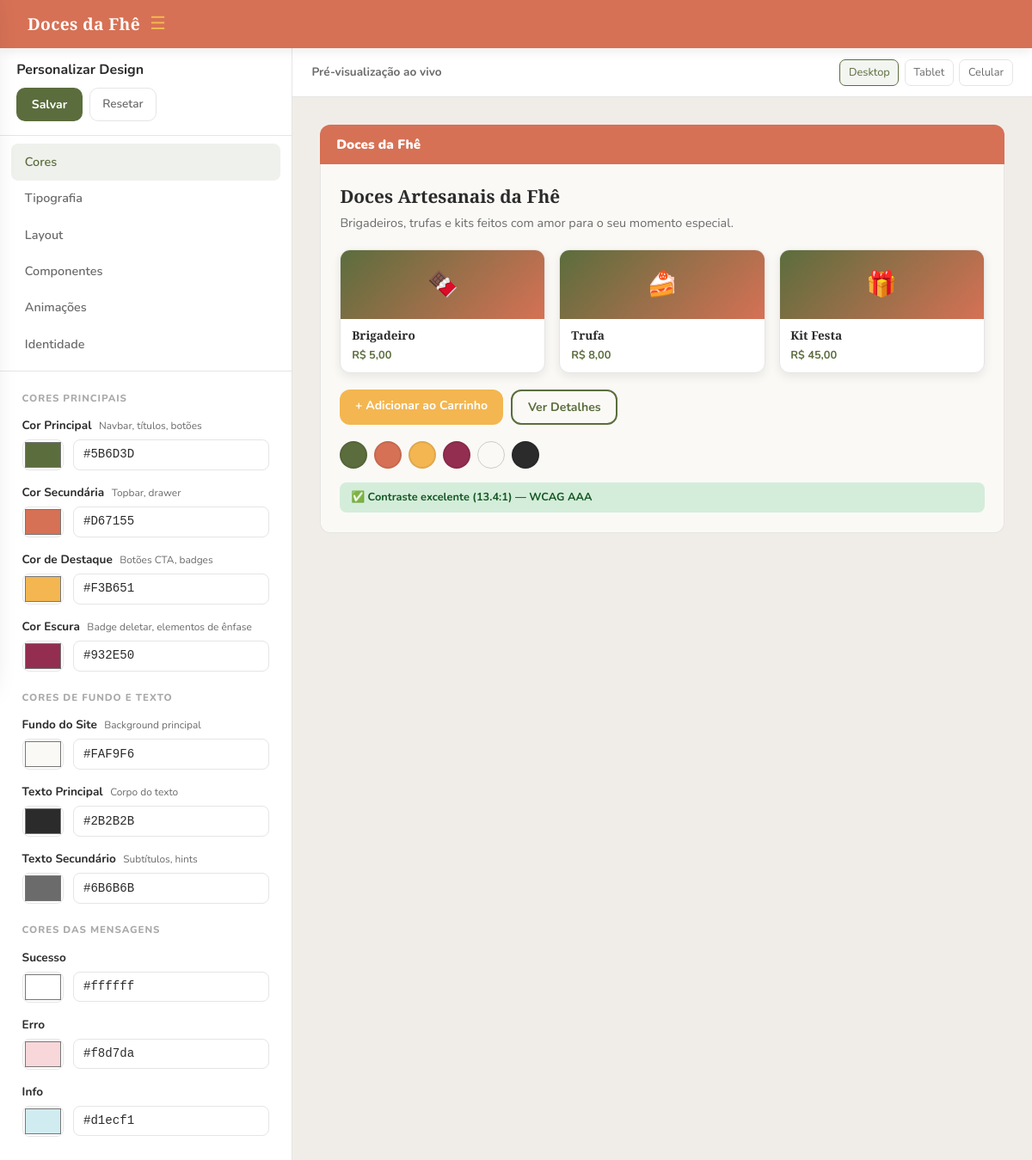
Page /admin/design (signed in) on the earlier database version.
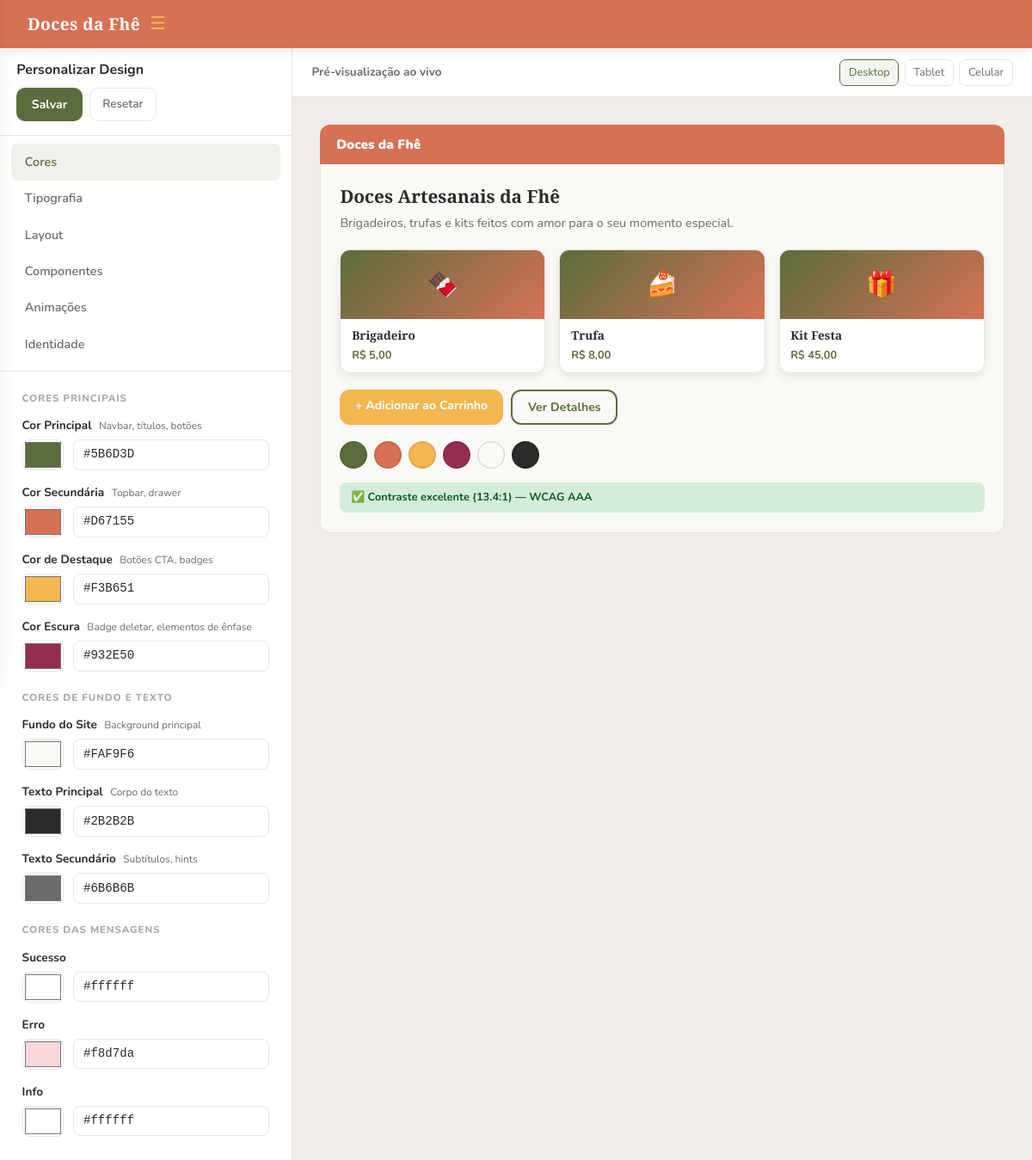
Same page on the later database version.
### models.py (models this page shows, shortened)
class SiteConfig(db.Model):
    __tablename__ = "site_config"
    id               = db.Column(db.Integer, primary_key=True)
    color_primary    = db.Column(db.String(20), default='#5B6D3D')
    color_secondary  = db.Column(db.String(20), default='#D67155')
    color_accent     = db.Column(db.String(20), default='#F3B651')
    color_dark       = db.Column(db.String(20), default='#932E50')
    color_bg         = db.Column(db.String(20), default='#FAF9F6')
    color_text       = db.Column(db.String(20), default='#2B2B2B')
    color_text_light = db.Column(db.String(20), default='#6B6B6B')
    font_title   = db.Column(db.String(100), default='Playfair Display')
    font_body    = db.Column(db.String(100), default='Nunito')
    font_size    = db.Column(db.String(10), default='16')
    title_weight = db.Column(db.String(10), default='700')
    body_weight  = db.Column(db.String(10), default='400')
    layout_mode  = db.Column(db.String(20), default='spacious')
    layout_width = db.Column(db.String(20), default='centered')
    btn_radius  = db.Column(db.String(10), default='12px')
    card_shadow = db.Column(db.String(10), default='medium')
    navbar_fixed = db.Column(db.Boolean, default=True)
    anim_enabled   = db.Column(db.Boolean, default=True)
    anim_intensity = db.Column(db.String(10), default='medium')
    site_name   = db.Column(db.String(100), default='Doces da Fhê')
    logo_url    = db.Column(db.String(255), nullable=True)
    logo_height     = db.Column(db.Integer, default=100)
    logo_fit        = db.Column(db.String(20), default='contain')
    carousel_height = db.Column(db.Integer, default=340)
    card_img_height = db.Column(db.Integer, default=200)
    card_radius     = db.Column(db.String(10), default='16px')
    flash_success   = db.Column(db.String(20), default='#d4edda')
    flash_error     = db.Column(db.String(20), default='#f8d7da')
    flash_info      = db.Column(db.String(20), default='#ffffff')
    updated_at      = db.Column(db.DateTime, default=datetime.utcnow, onupdate=datetime.utcnow)

### app.py (the view, shortened to what this page needs)
@app.route('/admin/design', methods=['GET', 'POST'])
@login_required
@admin_required
def admin_design():
    config = SiteConfig.query.first()
    if not config:
        config = SiteConfig()
        db.session.add(config)
        db.session.commit()
    return render_template('admin/design.html', config=config)

### app.py (called while the page is built)
def admin_required(f):
    @wraps(f)
    def decorated_function(*args, **kwargs):
        if not current_user.is_authenticated or not current_user.is_admin:
            flash("Acesso negado. São necessárias permissões de administrador.", "error")
            return redirect(url_for('dashboard'))
        return f(*args, **kwargs)
    return decorated_function

@login_manager.user_loader
def load_user(user_id):
    return User.query.get(int(user_id))

@app.context_processor
def inject_globals():
    if current_user.is_authenticated:
        total_itens = db.session.query(
            db.func.sum(CarrinhoItem.quantidade)
        ).filter_by(user_id=current_user.id).scalar() or 0
    else:
        total_itens = 0
    site_config = SiteConfig.query.first()
    return dict(carrinho_total=total_itens, site_config=site_config)

### templates/admin/design.html (shortened to what this page needs)
{% extends "admin/base.html" %}
{% block styles %}
<link rel="stylesheet" href="{{ url_for('static', filename='design.css') }}">
{% endblock %}
{% block content %}
<form method="POST" enctype="multipart/form-data" id="designForm">
<div class="dp-wrap">
  <aside class="dp-sidebar">
    <div class="dp-header">
      <h2>Personalizar Design</h2>
      <div class="dp-header-btns">
        <button type="submit" name="action" value="save" class="dp-btn-save">Salvar</button>
        <button type="submit" name="action" value="reset" class="dp-btn-reset"
                onclick="return confirm('Resetar design para o padrão?')">Resetar</button>
      </div>
    </div>
    <div class="dp-tabs">
      <button type="button" class="dp-tab active" onclick="switchTab(this,'cores')">Cores</button>
      <button type="button" class="dp-tab" onclick="switchTab(this,'tipografia')">Tipografia</button>
      <button type="button" class="dp-tab" onclick="switchTab(this,'layout')">Layout</button>
      <button type="button" class="dp-tab" onclick="switchTab(this,'componentes')">Componentes</button>
      <button type="button" class="dp-tab" onclick="switchTab(this,'animacoes')">Animações</button>
      <button type="button" class="dp-tab" onclick="switchTab(this,'identidade')">Identidade</button>
    </div>
    <div class="dp-panels">
      <div class="dp-panel active" id="panel-cores">
        <div class="dp-group">
          <div class="dp-group-title">Cores principais</div>
          {% set colors = [
            ('color_primary',    'Cor Principal', 'Navbar, títulos, botões'),
            ('color_secondary',  'Cor Secundária', 'Topbar, drawer'),
            ('color_accent',     'Cor de Destaque', 'Botões CTA, badges'),
            ('color_dark',       'Cor Escura', 'Badge deletar, elementos de ênfase'),
          ] %}
          {% for field, label, hint in colors %}
          <div class="dp-field">
            <label class="dp-label">{{ label }} <small>{{ hint }}</small></label>
            <div class="dp-color-row">
              <input type="color" class="dp-color-input" id="cp_{{ field }}"
                     value="{{ config[field] if config[field] else '#000000' }}"
                     oninput="syncColor('{{ field }}', this.value)">
              <input type="text" class="dp-color-hex" id="hex_{{ field }}" name="{{ field }}"
                     value="{{ config[field] }}" maxlength="7"
                     oninput="syncColorFromHex('{{ field }}', this.value)"
                     data-varname="--{{ field | replace('_', '-') }}">
            </div>
          </div>
          {% endfor %}
        </div>
        <div class="dp-group">
          <div class="dp-group-title">Cores de fundo e texto</div>
          {% set colors2 = [
            ('color_bg',         'Fundo do Site', 'Background principal'),
            ('color_text',       'Texto Principal', 'Corpo do texto'),
            ('color_text_light', 'Texto Secundário', 'Subtítulos, hints'),
          ] %}
          {% for field, label, hint in colors2 %}
          <div class="dp-field">
            <label class="dp-label">{{ label }} <small>{{ hint }}</small></label>
            <div class="dp-color-row">
              <input type="color" class="dp-color-input" id="cp_{{ field }}"
                     value="{{ config[field] }}"
                     oninput="syncColor('{{ field }}', this.value)">
              <input type="text" class="dp-color-hex" id="hex_{{ field }}" name="{{ field }}"
                     value="{{ config[field] }}" maxlength="7"
                     oninput="syncColorFromHex('{{ field }}', this.value)"
                     data-varname="--{{ field | replace('_', '-') }}">
            </div>
          </div>
          {% endfor %}
        </div>
        <div class="dp-group">
          <div class="dp-group-title">Cores das mensagens</div>
          {% set flash_colors = [
            ('flash_success', 'Sucesso', '#d4edda'),
            ('flash_error',   'Erro',    '#f8d7da'),
            ('flash_info',    'Info',    '#d1ecf1'),
          ] %}
          {% for field, label, default in flash_colors %}
          <div class="dp-field">
            <label class="dp-label">{{ label }}</label>
            <div class="dp-color-row">
              <input type="color" class="dp-color-input" id="cp_{{ field }}"
                     value="{{ config[field] or default }}"
                     oninput="document.getElementById('hex_{{ field }}').value=this.value;">
              <input type="text" class="dp-color-hex" id="hex_{{ field }}" name="{{ field }}"
                     value="{{ config[field] or default }}" maxlength="7"
                     oninput="if(/^#[0-9A-Fa-f]{6}$/.test(this.value)) document.getElementById('cp_{{ field }}').value=this.value;">
            </div>
          </div>
          {% endfor %}
        </div>
      </div>
              {% set title_fonts = ['Playfair Display','Lora','Merriweather','Cormorant Garamond','Libre Baskerville','Cinzel','DM Serif Display'] %}
              {% set body_fonts = ['Nunito','Inter','Poppins','Lato','Open Sans','Raleway','DM Sans','Josefin Sans'] %}
    </div>
  </aside>
  <div class="dp-preview-col">
    <div class="dp-preview-header">
      <span>Pré-visualização ao vivo</span>
      <div class="dp-device-btns">
        <button type="button" class="dp-device-btn active" onclick="setDevice('desktop', this)">Desktop</button>
        <button type="button" class="dp-device-btn" onclick="setDevice('tablet', this)">Tablet</button>
        <button type="button" class="dp-device-btn" onclick="setDevice('mobile', this)"> Celular</button>
      </div>
    </div>
    <div class="dp-preview-stage">
      <div class="dp-preview-frame" id="previewFrame">
        <div class="pvw-topbar" id="pvw_topbar">
          <strong id="pvw_sitename">{{ config.site_name }}</strong>
        </div>
        <div class="pvw-body">
          <div class="pvw-heading" id="pvw_heading">Doces Artesanais da Fhê</div>
          <div class="pvw-text" id="pvw_text">Brigadeiros, trufas e kits feitos com amor para o seu momento especial.</div>
          <div class="pvw-cards">
            <div class="pvw-card">
              <div class="pvw-card-img">🍫</div>
              <div class="pvw-card-body">
                <div class="pvw-card-name" id="pvw_card_name">Brigadeiro</div>
                <div class="pvw-card-price">R$ 5,00</div>
              </div>
            </div>
            <div class="pvw-card">
              <div class="pvw-card-img">🍰</div>
              <div class="pvw-card-body">
                <div class="pvw-card-name" id="pvw_card_name2">Trufa</div>
                <div class="pvw-card-price">R$ 8,00</div>
              </div>
            </div>
            <div class="pvw-card">
              <div class="pvw-card-img">🎁</div>
              <div class="pvw-card-body">
                <div class="pvw-card-name" id="pvw_card_name3">Kit Festa</div>
                <div class="pvw-card-price">R$ 45,00</div>
              </div>
            </div>
          </div>
          <div class="pvw-btns" id="pvw_btns">
            <div class="pvw-btn-primary" id="pvw_btn_primary">+ Adicionar ao Carrinho</div>
            <div class="pvw-btn-secondary" id="pvw_btn_secondary">Ver Detalhes</div>
          </div>
          <div class="pvw-swatches">
            <div class="pvw-swatch" id="pvw_sw_primary"   style="background:var(--color-primary);"></div>
            <div class="pvw-swatch" id="pvw_sw_secondary" style="background:var(--color-secondary);"></div>
            <div class="pvw-swatch" id="pvw_sw_accent"    style="background:var(--color-accent);"></div>
            <div class="pvw-swatch" id="pvw_sw_dark"      style="background:var(--color-dark);"></div>
            <div class="pvw-swatch" id="pvw_sw_bg"        style="background:var(--color-bg); border:1.5px solid #ccc;"></div>
            <div class="pvw-swatch" id="pvw_sw_text"      style="background:var(--color-text);"></div>
          </div>
          <div class="pvw-contrast" id="pvw_contrast" style="display:none;"></div>
        </div>
      </div>
    </div>
  </div>
</div>
</form>
{% endblock %}

### templates/admin/base.html (shortened to what this page needs)
<!DOCTYPE html>
<html>
<head>
  <link href="https://cdn.jsdelivr.net/npm/bootstrap@5.3.0/dist/css/bootstrap.min.css" rel="stylesheet">
  {% block styles %}{% endblock %}
  <link rel="stylesheet" href="{{ url_for('dynamic_styles') }}">
</head>
<body>
{% if current_user.is_authenticated and current_user.is_admin %}
<div class="topbar">
  <button class="topbar-btn" id="drawerToggle">
    <span class="topbar-title">{{ site_config.site_name if site_config else 'Doces da Fhê' }}</span>
    <span class="hamburger" id="hamburgerIcon">☰</span>
  </button>
</div>
{% endif %}
{% block content %}
{% endblock %}
</body>
</html>

### templates/admin/base.html (style rules this page uses)
:root { --color-primary: #5B6D3D; --color-secondary: #D67155; --color-accent: #F3B651; --color-dark: #932E50; --color-bg: #FAF9F6; --color-white: #FFFFFF; --color-text: #2B2B2B; --color-text-light: #6B6B6B; --color-border: #E5E5E5; --color-hover-primary: #4a5932; --color-hover-accent: #d9a13f; --color-hover-secondary: #b85a42; --shadow-sm: 0 2px 6px rgba(0,0,0,.05); --shadow-md: 0 4px 12px rgba(0,0,0,.08); --shadow-lg: 0 8px 20px rgba(0,0,0,.12); --radius-sm: 6px; --radius-md: 10px; --radius-lg: 16px; }
* { box-sizing: border-box; }
body { font-family: 'Nunito', sans-serif !important; background: var(--color-bg); color: var(--color-text); margin: 0 !important; padding: 0 !important; }
.topbar { background: var(--color-secondary); padding: 0 2rem; height: 56px; display: flex; align-items: center; box-shadow: var(--shadow-md); position: sticky; top: 0; z-index: 200; }
.topbar-btn { background: none; border: none; cursor: pointer; display: flex; align-items: center; gap: .7rem; padding: 0; }
.topbar-title { font-family: 'Playfair Display', serif; font-size: 1.2rem; color: var(--color-white); font-weight: 700; letter-spacing: .02em; }
.hamburger { font-size: 1.3rem; color: var(--color-accent); }

Differences in the rows shown:
changed SiteConfig "Doces da Fhê": flash_info "#d1ecf1" → "#ffffff"
